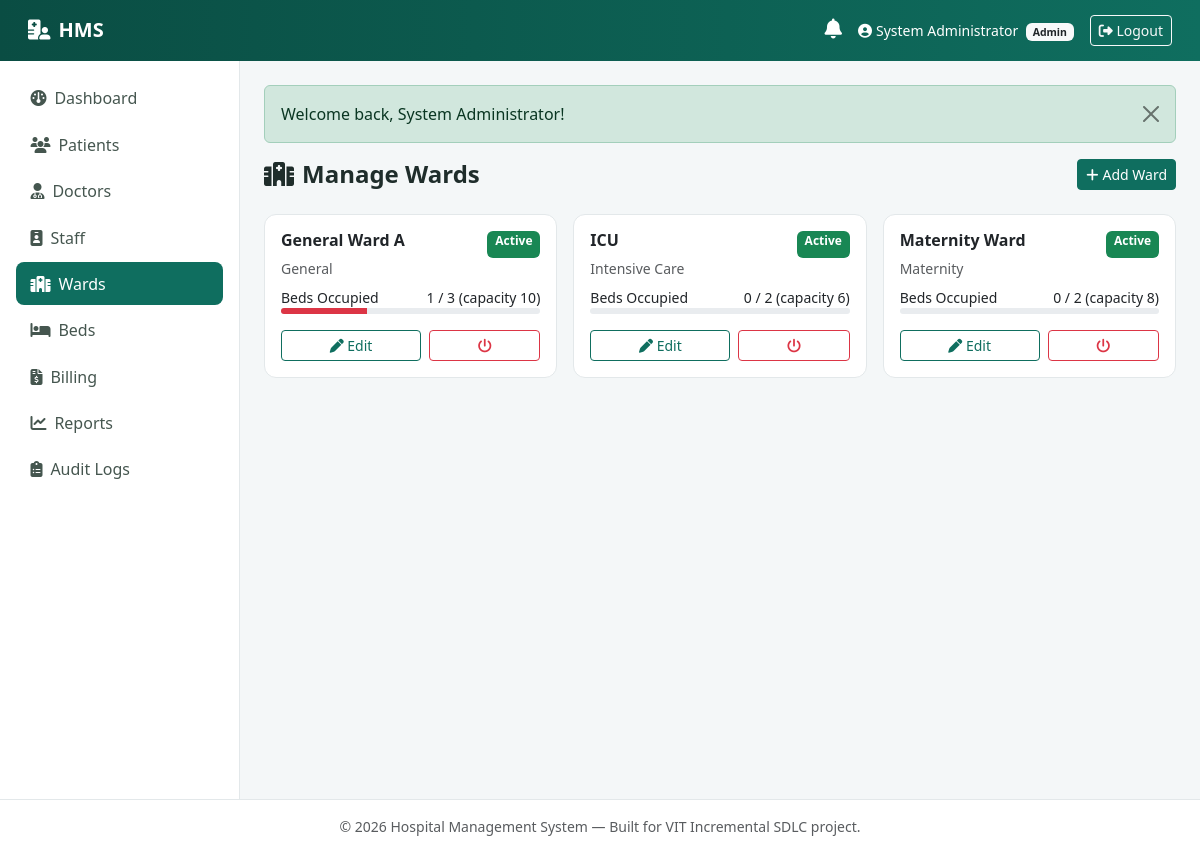
The page /admin/wards.php (signed in) on the database its author committed.
### tables this page shows
CREATE TABLE wards (
    id INT AUTO_INCREMENT PRIMARY KEY,
    ward_name VARCHAR(100) NOT NULL,
    ward_type VARCHAR(50) NOT NULL,
    capacity INT NOT NULL DEFAULT 0,
    status ENUM('active','inactive') NOT NULL DEFAULT 'active'
);

### includes/functions.php (called while the page is built, shortened)
<?php
function esc(?string $value): string
{
    return htmlspecialchars($value ?? '', ENT_QUOTES, 'UTF-8');
}
function statusBadgeClass(string $status): string
{
    $map = [
        'Scheduled'   => 'bg-info text-dark',
        'Confirmed'   => 'bg-primary',
        'Completed'   => 'bg-success',
        'Cancelled'   => 'bg-danger',
        'Rescheduled' => 'bg-warning text-dark',
        'Unpaid'      => 'bg-danger',
        'Paid'        => 'bg-success',
        'Failed'      => 'bg-danger',
        'Pending'     => 'bg-warning text-dark',
        'active'      => 'bg-success',
        'inactive'    => 'bg-secondary',
        'Available'   => 'bg-success',
        'Occupied'    => 'bg-danger',
    ];
    return $map[$status] ?? 'bg-secondary';
}

### admin/wards.php (the view, shortened to what this page needs)
<?php
$pdo = getDB();
$wards = $pdo->query("SELECT w.*,
                       (SELECT COUNT(*) FROM beds WHERE ward_id = w.id) AS total_beds,
                       (SELECT COUNT(*) FROM beds WHERE ward_id = w.id AND status = 'Occupied') AS occupied_beds
                       FROM wards w ORDER BY w.ward_name")->fetchAll();
include __DIR__ . '/../includes/header.php';
include __DIR__ . '/../includes/navbar.php';
?>
<div class="d-flex justify-content-between align-items-center mb-4">
  <h4 class="fw-bold mb-0"><i class="fa-solid fa-hospital me-2"></i>Manage Wards</h4>
  <button class="btn btn-primary btn-sm" data-bs-toggle="modal" data-bs-target="#addWardModal"><i class="fa-solid fa-plus me-1"></i>Add Ward</button>
</div>
<div class="row g-3">
  <?php foreach ($wards as $w): ?>
    <div class="col-md-6 col-lg-4">
      <div class="card h-100">
        <div class="card-body">
          <div class="d-flex justify-content-between">
            <h6 class="fw-bold"><?= esc($w['ward_name']) ?></h6>
            <span class="badge <?= statusBadgeClass($w['status']) ?>"><?= esc(ucfirst($w['status'])) ?></span>
          </div>
          <div class="text-muted small mb-2"><?= esc($w['ward_type']) ?></div>
          <div class="mb-2">
            <div class="d-flex justify-content-between small"><span>Beds Occupied</span><span><?= $w['occupied_beds'] ?> / <?= $w['total_beds'] ?> (capacity <?= $w['capacity'] ?>)</span></div>
            <div class="progress" style="height:6px;"><div class="progress-bar bg-danger" style="width: <?= $w['total_beds'] ? round($w['occupied_beds']/$w['total_beds']*100) : 0 ?>%"></div></div>
          </div>
          <div class="d-flex gap-2 mt-3">
            <button class="btn btn-sm btn-outline-primary flex-fill" data-bs-toggle="modal" data-bs-target="#editWardModal" onclick='openEditWard(<?= json_encode($w) ?>)'><i class="fa-solid fa-pen"></i> Edit</button>
            <form method="POST" class="flex-fill" data-confirm="Change status of this ward?">
              <button type="submit" class="btn btn-sm btn-outline-<?= $w['status'] === 'active' ? 'danger' : 'success' ?> w-100"><i class="fa-solid fa-power-off"></i></button>
            </form>
          </div>
        </div>
      </div>
    </div>
  <?php endforeach; ?>
</div>
<?php include __DIR__ . '/../includes/footer.php'; ?>

### assets/css/style.css (style rules this page uses)
:root { --hms-primary: #0f6e5f; --hms-primary-dark: #0a4d43; --hms-accent: #2f9e8f; --hms-bg: #f4f7f8; --hms-sidebar-bg: #ffffff; --hms-border: #e3e8ea; }
body { background-color: var(--hms-bg); font-family: 'Segoe UI', Roboto, -apple-system, BlinkMacSystemFont, sans-serif; color: #1f2d2b; }
.card { border-radius: 12px; border: 1px solid var(--hms-border); }
.btn-primary { background: var(--hms-primary); border-color: var(--hms-primary); }
.btn-outline-primary { color: var(--hms-primary); border-color: var(--hms-primary); }

### rows shown on the page
wards: ward_name "General Ward A", status "Active", ward_type "General", occupied_beds "1", total_beds "3", capacity "10", $w['occupied_beds']/$w['total_beds']*100 33 (drawn)
wards: ward_name "ICU", status "Active", ward_type "Intensive Care", occupied_beds "0", total_beds "2", capacity "6"
wards: ward_name "Maternity Ward", status "Active", ward_type "Maternity", occupied_beds "0", total_beds "2", capacity "8"

### other values the page prints
$_SESSION['name'] "System Administrator"
$role "Admin"
$label "Dashboard"
$label "Patients"
$label "Doctors"
$label "Staff"
$label "Wards"
$label "Beds"
$label "Billing"
$label "Reports"
$label "Audit Logs"
$flash['message'] "Welcome back, System Administrator!"
